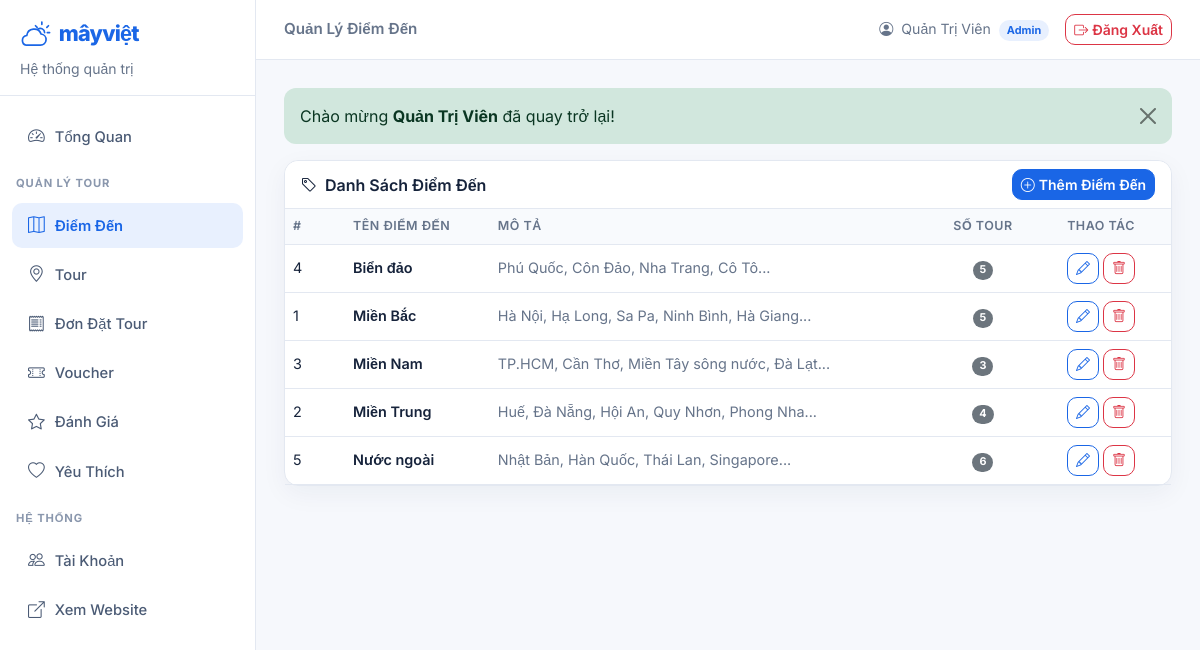
The page /?action=admin-danh-muc (signed in) on the database its author committed.
### tables this page shows
CREATE TABLE danh_muc (
    id            INT AUTO_INCREMENT PRIMARY KEY,
    ten_danh_muc  VARCHAR(100) NOT NULL,
    mo_ta         TEXT,
    ngay_tao      DATETIME DEFAULT CURRENT_TIMESTAMP
);

### controllers/AdminDanhMucController.php (called while the page is built, shortened)
<?php
class AdminDanhMucController
{
    private $danhMucModel;
    public function __construct()
    {
        $this->danhMucModel = new DanhMucModel();
    }
    public function danhSach()
    {
        $danh_sach_danh_muc = $this->danhMucModel->layTatCaKemSoLuong();
        require_once PATH_VIEW_ADMIN;
    }
}

### index.php (called while the page is built, shortened)
<?php
spl_autoload_register(function ($ten_class) {
    $ten_file = "$ten_class.php";
    $duong_dan_model      = PATH_MODEL . $ten_file;
});
require_once './configs/helper.php';
require_once './routes/index.php';

### models/BaseModel.php (called while the page is built, shortened)
<?php
class BaseModel
{
    public function __construct()
    {
        $dsn = sprintf(
            'mysql:host=%s;port=%s;dbname=%s;charset=utf8mb4',
            DB_HOST, DB_PORT, DB_NAME
        );
        try {
            $this->pdo = new PDO($dsn, DB_USERNAME, DB_PASSWORD, DB_OPTIONS);
        } catch (PDOException $loi) {
            die("❌ Kết nối cơ sở dữ liệu thất bại: {$loi->getMessage()}");
        }
    }
}

### models/DanhMucModel.php (called while the page is built, shortened)
<?php
class DanhMucModel extends BaseModel
{
    public function layTatCaKemSoLuong()
    {
        $sql = "SELECT dm.*, COUNT(sp.id) as so_san_pham
                FROM danh_muc dm
                LEFT JOIN san_pham sp ON sp.danh_muc_id = dm.id AND sp.trang_thai = 1
                GROUP BY dm.id
                ORDER BY dm.ten_danh_muc ASC";
        $stmt = $this->pdo->query($sql);
        return $stmt->fetchAll();
    }
}

### views/admin/danh_muc/danh_sach.php (the view)
<div class="card">
    <div class="card-header bg-white d-flex justify-content-between align-items-center">
        <span><i class="bi bi-tag me-2"></i>Danh Sách Điểm Đến</span>
        <a href="<?= BASE_URL ?>?action=admin-danh-muc-them" class="btn btn-primary btn-sm">
            <i class="bi bi-plus-circle me-1"></i>Thêm Điểm Đến
        </a>
    </div>
    <div class="table-responsive">
        <table class="table mb-0">
            <thead>
            <tr>
                <th style="width:60px">#</th>
                <th>Tên Điểm Đến</th>
                <th>Mô Tả</th>
                <th class="text-center">Số Tour</th>
                <th class="text-center" style="width:140px">Thao Tác</th>
            </tr>
            </thead>
            <tbody>
            <?php if (empty($danh_sach_danh_muc)): ?>
                <tr><td colspan="5" class="text-center text-muted py-4">Chưa có điểm đến nào</td></tr>
            <?php else: foreach ($danh_sach_danh_muc as $dm): ?>
                <tr>
                    <td><?= $dm['id'] ?></td>
                    <td class="fw-semibold"><?= htmlspecialchars($dm['ten_danh_muc']) ?></td>
                    <td class="text-muted"><?= htmlspecialchars($dm['mo_ta'] ?? '') ?></td>
                    <td class="text-center"><span class="badge bg-secondary"><?= $dm['so_san_pham'] ?></span></td>
                    <td class="text-center">
                        <a href="<?= BASE_URL ?>?action=admin-danh-muc-sua&id=<?= $dm['id'] ?>" class="btn btn-sm btn-outline-primary">
                            <i class="bi bi-pencil"></i>
                        </a>
                        <a href="<?= BASE_URL ?>?action=admin-danh-muc-xoa&id=<?= $dm['id'] ?>" class="btn btn-sm btn-outline-danger"
                           onclick="return confirm('Xoá điểm đến này?')">
                            <i class="bi bi-trash"></i>
                        </a>
                    </td>
                </tr>
            <?php endforeach; endif; ?>
            </tbody>
        </table>
    </div>
</div>

### assets/css/mayviet.css (style rules this page uses)
:root { --mv-blue:#1a66e6; --mv-blue-dark:#1452bf; --mv-blue-soft:#e8f0fe; --mv-blue-tint:#f1f6ff; --mv-navy:#0f2b52; --mv-ink:#16233b; --mv-muted:#66748a; --mv-line:#e3e8f1; --mv-bg:#f6f8fc; --mv-green:#0f8a5f; --mv-red:#e5484d; --mv-gold:#f5a623; --mv-radius:14px; --mv-shadow:0 10px 30px rgba(15,43,82,.07); --mv-shadow-lg:0 22px 50px rgba(15,43,82,.14); --mau-chinh:var(--mv-blue); --mau-chinh-dam:var(--mv-blue-dark); --mau-nen:var(--mv-bg); --mau-the:#fff; --mau-vien:var(--mv-line); --mau-nen-toi:#eef2f9; --bs-body-bg:var(--mv-bg); --bs-body-color:var(--mv-ink); --bs-primary:var(--mv-blue); --bs-link-color:var(--mv-blue); --bs-border-color:var(--mv-line); --bs-border-radius:10px; }
html { scroll-behavior:smooth }
body { background:var(--mv-bg);color:var(--mv-ink);font-family:'Inter',system-ui,'Segoe UI',sans-serif;-webkit-font-smoothing:antialiased }
a { color:var(--mv-blue);text-decoration:none }
.text-secondary,.text-muted { color:var(--mv-muted)!important }
.btn { border-radius:10px;font-weight:600;transition:transform .25s ease,box-shadow .25s ease,background-color .25s ease,color .25s ease,border-color .25s }
.card { background:#fff;border:1px solid var(--mv-line);border-radius:var(--mv-radius);box-shadow:var(--mv-shadow) }
.card-header { background:transparent!important;border-color:var(--mv-line) }
.table { --bs-table-color:var(--mv-ink);--bs-table-bg:transparent;--bs-table-border-color:var(--mv-line) }
.table thead th { color:var(--mv-muted);font-weight:600;font-size:.78rem;text-transform:uppercase;letter-spacing:.04em;background:#f8fafd }

### views/layout_admin.php (style rules this page uses)
body { background:#f6f8fc; color:#16233b; font-family:'Inter',sans-serif; }
.table th { background:#f8fafd; font-weight:600; font-size:.78rem; color:#66748a; text-transform:uppercase; letter-spacing:.04em; }
.table td { vertical-align:middle; font-size:.9rem; }
.card { border:1px solid #e3e8f1; box-shadow:0 8px 26px rgba(15,43,82,.05); border-radius:14px; }
.card-header { border-radius:14px 14px 0 0 !important; font-weight:600; background:#fff !important; border-color:#e3e8f1; }
.btn-primary { background:#1a66e6; border-color:#1a66e6; }
.btn-outline-primary { --bs-btn-color:#1a66e6; --bs-btn-border-color:#1a66e6; --bs-btn-hover-bg:#1a66e6; --bs-btn-hover-border-color:#1a66e6; }
a { color:#1a66e6; }

### rows shown on the page
danh_muc: id "4", ten_danh_muc "Biển đảo", mo_ta "Phú Quốc, Côn Đảo, Nha Trang, Cô Tô...", so_san_pham "5"
danh_muc: id "1", ten_danh_muc "Miền Bắc", mo_ta "Hà Nội, Hạ Long, Sa Pa, Ninh Bình, Hà Giang...", so_san_pham "5"
danh_muc: id "3", ten_danh_muc "Miền Nam", mo_ta "TP.HCM, Cần Thơ, Miền Tây sông nước, Đà Lạt...", so_san_pham "3"
danh_muc: id "2", ten_danh_muc "Miền Trung", mo_ta "Huế, Đà Nẵng, Hội An, Quy Nhơn, Phong Nha...", so_san_pham "4"
danh_muc: id "5", ten_danh_muc "Nước ngoài", mo_ta "Nhật Bản, Hàn Quốc, Thái Lan, Singapore...", so_san_pham "6"

### other values the page prints
$title "Quản Lý Điểm Đến"
$_SESSION['nguoi_dung']['ho_ten'] "Quản Trị Viên"
$noi_dung "Chào mừng Quản Trị Viên đã quay trở lại!"
